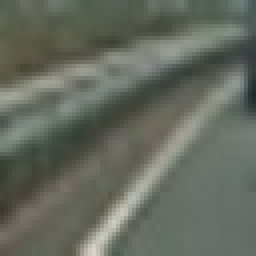
#> input picture dataset/non-vehicles_smallset/notcars1/image0006.jpeg, 64 x 64 px (shown 4 times larger); its folder holds only this picture in this run
$ python data_exploration.py
#> lines starting #> are read from the running program, lines starting #| are printed output that depends on the picture
import matplotlib.image as mpimg
import matplotlib.pyplot as plt
import numpy as np
import cv2
import glob

import os
# [11 lines of commented-out code are left out]
cars = glob.glob('dataset/non-vehicles_smallset/*/*.jpeg')
notcars = glob.glob('dataset/non-vehicles_smallset/*/*.jpeg')

# [8 lines of commented-out code are left out]
def data_look(car_list, notcar_list):
    data_dict = {}
    # Define a key in data_dict "n_cars" and store the number of car images
    data_dict["n_cars"] = len(car_list)
    # Define a key "n_notcars" and store the number of notcar images
    data_dict["n_notcars"] = len(notcar_list)
    # Read in a test image, either car or notcar
    img = cv2.imread(car_list[0])
#> img is the input picture: shape (64, 64, 3); mean B, G, R 95.2, 106.2, 100.8
    # Define a key "image_shape" and store the test image shape 3-tuple
    data_dict["image_shape"] = img.shape;
    # Define a key "data_type" and store the data type of the test image.
    data_dict["data_type"] = img.dtype
    # Return data_dict
    return data_dict


data_info = data_look(cars, notcars)

print('Your function returned a count of',
      data_info["n_cars"], ' cars and',
      data_info["n_notcars"], ' non-cars')
#| Your function returned a count of 3  cars and 3  non-cars
print('of size: ', data_info["image_shape"], ' and data type:',
      data_info["data_type"])
#| of size:  (64, 64, 3)  and data type: uint8
# Just for fun choose random car / not-car indices and plot example images
car_ind = np.random.randint(0, len(cars))
#> car_ind = 0
notcar_ind = np.random.randint(0, len(notcars))

# Read in car / not-car images
car_image = mpimg.imread(cars[car_ind])
notcar_image = mpimg.imread(notcars[notcar_ind])
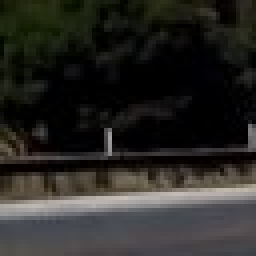
#> input picture dataset/non-vehicles_smallset/notcars3/extra01_127.jpeg, 64 x 64 px (shown 4 times larger)
#> notcar_image is the input picture: shape (64, 64, 3); mean R, G, B 41.3, 40.3, 36.9

# Plot the examples
fig = plt.figure()
plt.subplot(121)
plt.imshow(car_image)
plt.title('Example Car Image')
plt.subplot(122)
plt.imshow(notcar_image)
plt.title('Example Not-car Image')
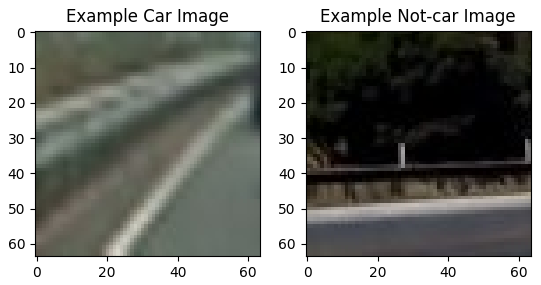
#> figure drawn by matplotlib, 2 panels
